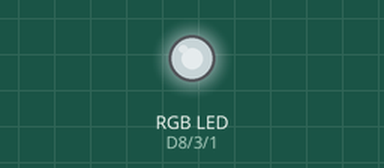
This sketch was run on a simulated ESP8266 (NodeMCU). Parts: an RGB LED mixed from three pins (HIGH = lit). Dim RGB values are drawn brighter than linear.

Above: at 0.15 s.
Timing chart, 0 to 40.0 s (numbered marks = the images above):
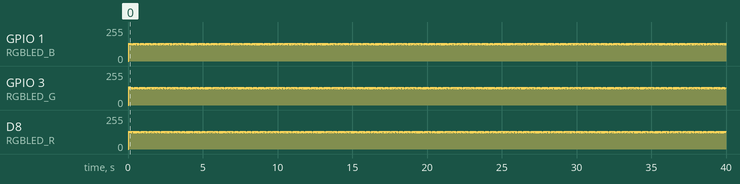

The sketch:

RGB_LED_TEXT.ino
```cpp
#define RGBLED_R D8
#define RGBLED_G D9
#define RGBLED_B D10


void setup(){
    pinMode(RGBLED_R,OUTPUT);
    pinMode(RGBLED_G,OUTPUT);
    pinMode(RGBLED_B,OUTPUT);
}

void loop(){
    digitalWrite(RGBLED_R,LOW);
    delay(1);
    digitalWrite(RGBLED_G,LOW);
    delay(1);
    digitalWrite(RGBLED_B,LOW);
    delay(1);
    digitalWrite(RGBLED_R,HIGH);
    delay(1);
    digitalWrite(RGBLED_G,HIGH);
    delay(1);
    digitalWrite(RGBLED_B,HIGH);
    delay(1);
}
```
